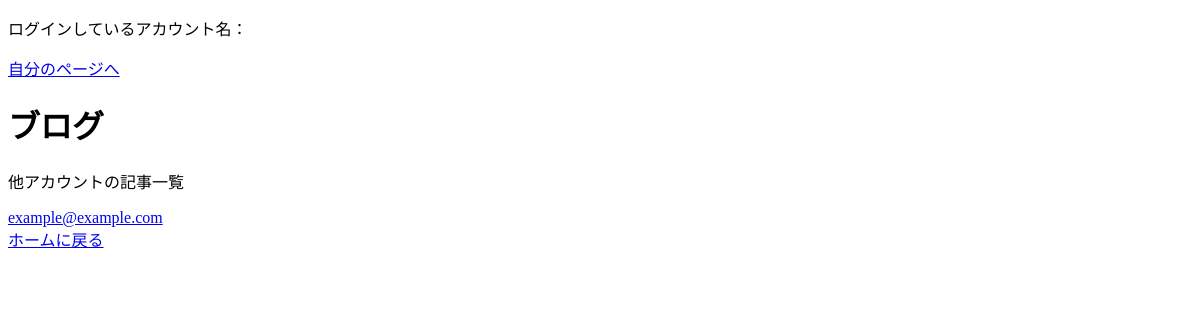
Before: / with the older database file.
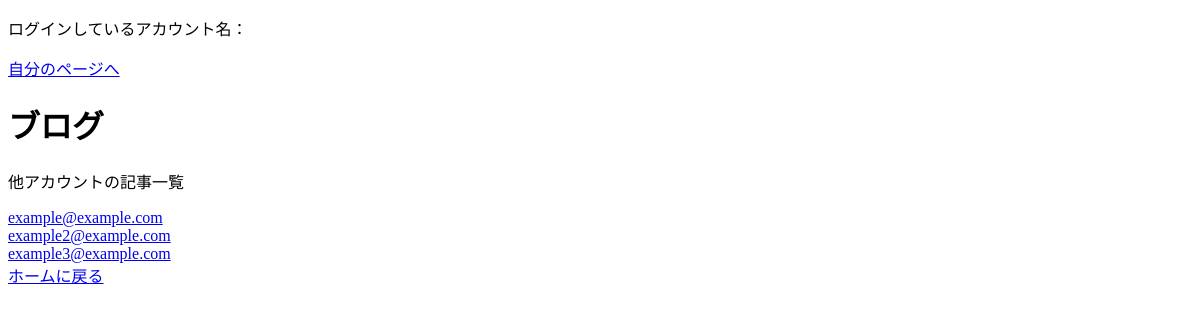
After: the same page with the newer database file.
### users/models.py (models this page shows, shortened)
class User(AbstractBaseUser, PermissionsMixin):
    username_validator = UnicodeUsernameValidator()
    id = models.UUIDField(primary_key=True, default=uuid.uuid4, editable=False)
    username = models.CharField(_("username"), max_length=50, validators=[username_validator], blank=False)
    email = models.EmailField(
        verbose_name='email address',
        max_length=255,
        unique=True,
    )
    is_staff = models.BooleanField(
        _("staff status"),
        default=False,
        help_text=_("Designates whether the user can log into this admin site."),
    )
    is_active = models.BooleanField(
        _("active"),
        default=True,
        help_text=_(
            "Designates whether this user should be treated as active. "
            "Unselect this instead of deleting accounts."
        ),
    )
    date_joined = models.DateTimeField(_("date joined"), default=timezone.now)
    objects = UserManager()
    EMAIL_FIELD = "email"
    USERNAME_FIELD = 'email'
    REQUIRED_FIELDS = ['username'] # Email & Password are required by default.
    class Meta:
        verbose_name = _("user")
        verbose_name_plural = _("users")

### blog_app/views.py (the view)
# urls.py: path('', index_view.as_view(), name='index'),
class index_view(TemplateView):
    template_name="index.html"
    def get_context_data(self, **kwargs):
        ctxt = super().get_context_data()
        ctxt["user_list"] = User.objects.all()
        return ctxt

### templates/index.html
{% extends '_base.html' %}
{% block main %}
<h1>ブログ</h1>
<div>
    <p>他アカウントの記事一覧</p>
    <div>
    {% for i in user_list %}
        <a href="{% url 'home_page' i.pk %}">{{ i.email }}</a><br>
    {% endfor %}
    </div>
</div>
{% endblock %}

### templates/_base.html (shortened to what this page needs)
<!DOCTYPE html>
<head>
</head>
<body>
    <header>
        {% include '_header.html' %}
    </header>
    <div id="main_content">
    {% block main%}{% endblock %}
    </div>
    <footer>
        {% include '_footer.html' %}
    </footer>
</body>

### templates/_header.html
<div>
    <p>ログインしているアカウント名：{{ user.email }}</p>
</div>
<a href="{% url 'my_page' user.id %}">自分のページへ</a>

### templates/_footer.html
<a href="{% url 'index' %}">ホームに戻る</a>

Changed rows visible on the page:
added User: email "example2@example.com"
added User: email "example3@example.com"
